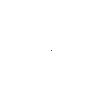
Frame 1 (no input)
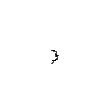
Frame 60 (the mouse pressed at the canvas centre just before this capture)
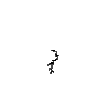
Frame 120 (the mouse held since frame 60 and released just before this capture)

The Processing sketch that drew these frames (run headless with seeded random() and noise(); from frame 60 on, the mouse is pressed at the canvas centre):

// Processing sketch: random_walker
// ── random_walker.pde
class Walker {
  int x;
  int y;

  Walker() {
    x = width/2;
    y = height/2;
  }

  void display() {
    stroke(0);
    point(x,y);
  }

  void step() {
    float r = random(1);
    int choice = int(random(3));

    if (mousePressed && r < 0.3) {
      x += mouseX < x? -1: 1;      
      y += mouseY < y? -1: 1;      
      return;  
    }
    
    if (choice == 0) {
      x++;
    } else if (choice == 1) {
      x--;
    } else if (choice == 2) {
      y++;
    } else {
      y--;
    }
  }
}

Walker w;

void setup() {
  w = new Walker();
  background(255);
}

void draw() {
  w.step();
  w.display();
}
